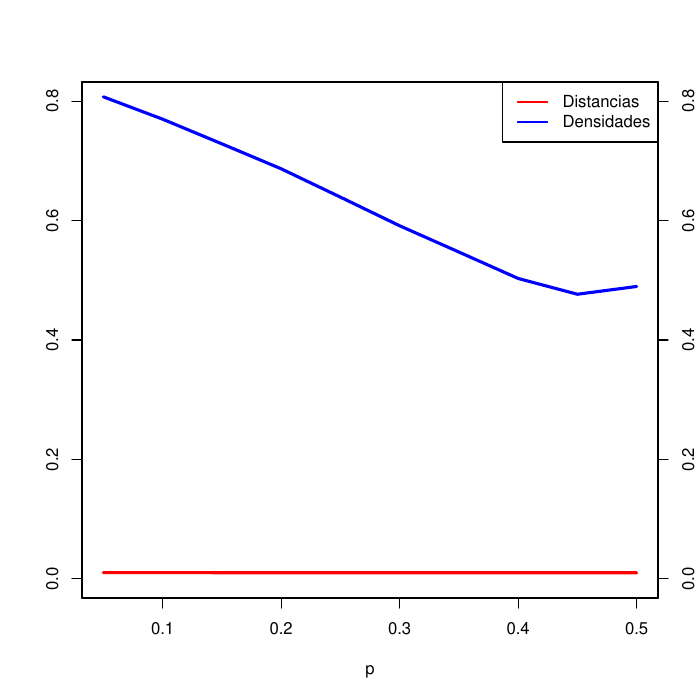

Generate this figure with R:
dens <- read.csv("DensidadPromedio.csv", header = FALSE)
dis <- read.csv("DistanciaPromedio.csv", header = FALSE)

Densidad <- data.frame()
for (d in 1:10){
  Densidad <-rbind(Densidad,dens[((25*d)-24):(25*d),])
}
DensidadPromedio <- data.frame()
for (d in 1:10){
  DensidadPromedio <- rbind(DensidadPromedio, mean(as.numeric(Densidad[d,])))
}

Distancia <- data.frame()
for (d in 1:10){
  Distancia <-rbind(Distancia,dis[((25*d)-24):(25*d),])
}
DistanciaPromedio <- data.frame()
for (d in 1:10){
  DistanciaPromedio <- rbind(DistanciaPromedio, mean(as.numeric(Distancia[d,])))
}

p <- seq(0.05,0.5,.05)
pdf("DistanciaDensidad.pdf") 
plot(p,rev(DensidadPromedio[,1]), type = "l", ylim = c(0,0.8), col="blue", ylab = "", lwd=3) 
par(new=TRUE) 
plot(p,DistanciaPromedio[,1], type = "l", ylim = c(0,0.8),xaxt = "n", yaxt = "n", ylab = "", xlab = "", col="red", lwd=3) 
axis(side = 4) 
mtext("Distancia", side = 4, line = 3) 
legend("topright", c("Distancias", "Densidades"), col = c("red", "blue"), lty = c(1, 1)) 
graphics.off()
